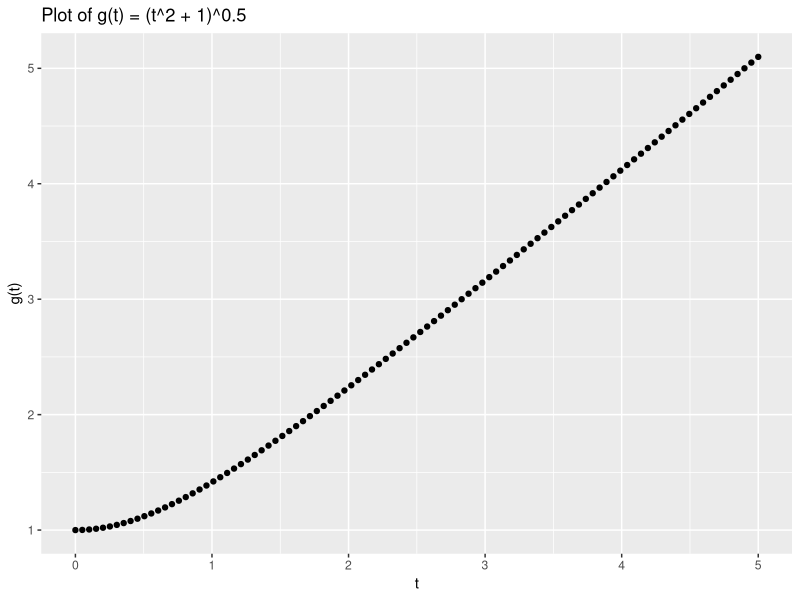

Generate this figure with R:
# Giving serial number to a data frame
sno <- seq(1:8)

# Define the class intervals
cint <- c("145 - 150", "150 - 155", "155 - 160", "160 - 165", "165 - 170", "170 - 175", "175 - 180", "180 - 185")

# Define the midpoints of class intervals
mid <- seq(147.5, 182.5, 5)

# Given frequency values
f <- c(4, 6, 28, 58, 64, 30, 5, 5)

# Calculate the product of frequency and midpoint
fm <- f * mid

# Create a data frame
df <- data.frame(sno, cint, f, mid, fm)

# Compute the mean
mean_value <- sum(fm) / sum(f)
mean_value






library(datasets)
data(mtcars)
# Fit a Poisson regression model with mpg as the response variable and disp, hp, drat, and wt as the explanatory variables
model<-glm(mpg~disp+hp+drat+wt,data=mtcars,family="poisson")

# Summarize the model
summary(model)



# Coefficient matrix
A <- matrix(c(1, 2, 3,
              2, 2, 3,
              3, 2, 8), nrow = 3, byrow = TRUE)

# Right-hand side vector
B <- c(20, 100, 200)

# Solve the system of equations
solution <- solve(A, B)

# Extract the values of x, y, and z
x <- solution[1]
y <- solution[2]
z <- solution[3]

# Print the solution
print(paste("x =", x))
print(paste("y =", y))
print(paste("z =", z))



library(ggplot2)

g <- function(t) {
  sqrt(t^2 + 1)
}

# Generate data points
t_values <- seq(0, 5, length.out = 100)
g_values <- g(t_values)

# Create a data frame with t and g(t) values
data <- data.frame(t = t_values, g = g_values)

# Create the plot using geom_point
ggplot(data, aes(x = t, y = g)) +
  geom_point() +
  labs(x = "t", y = "g(t)", title = "Plot of g(t) = (t^2 + 1)^0.5")





